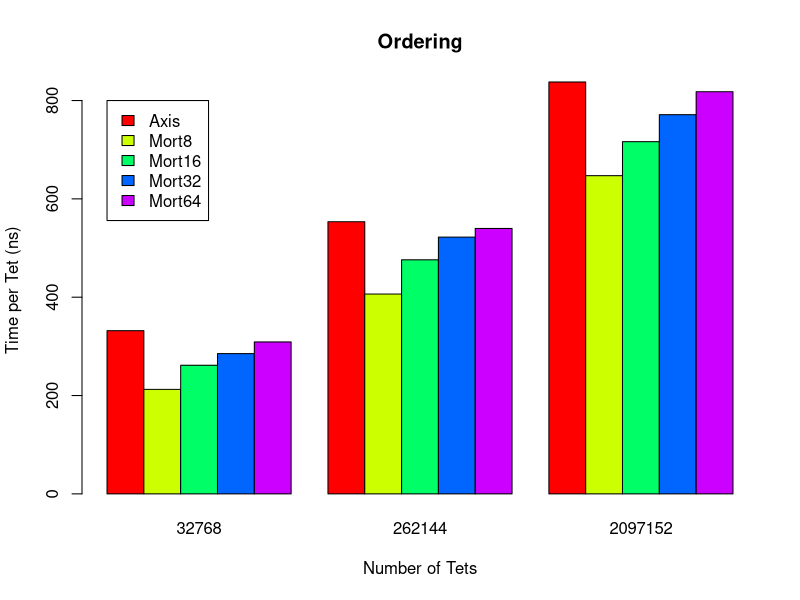
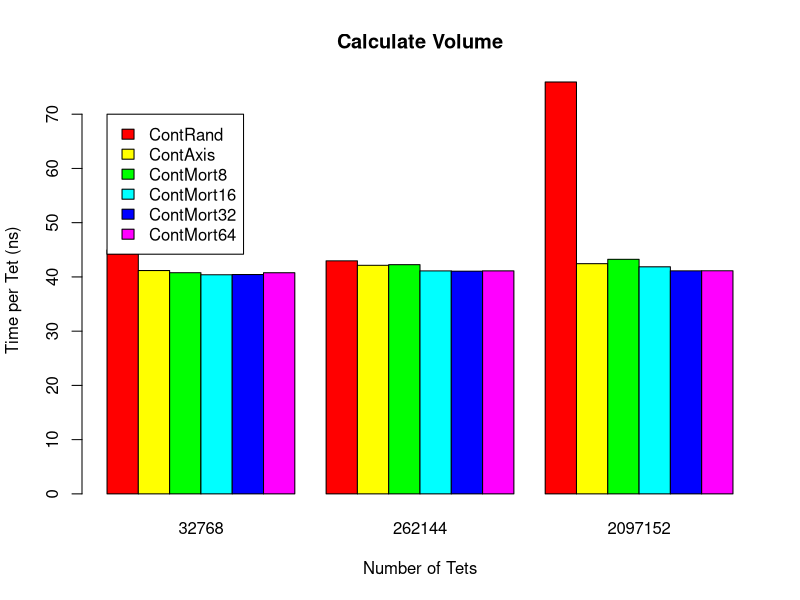
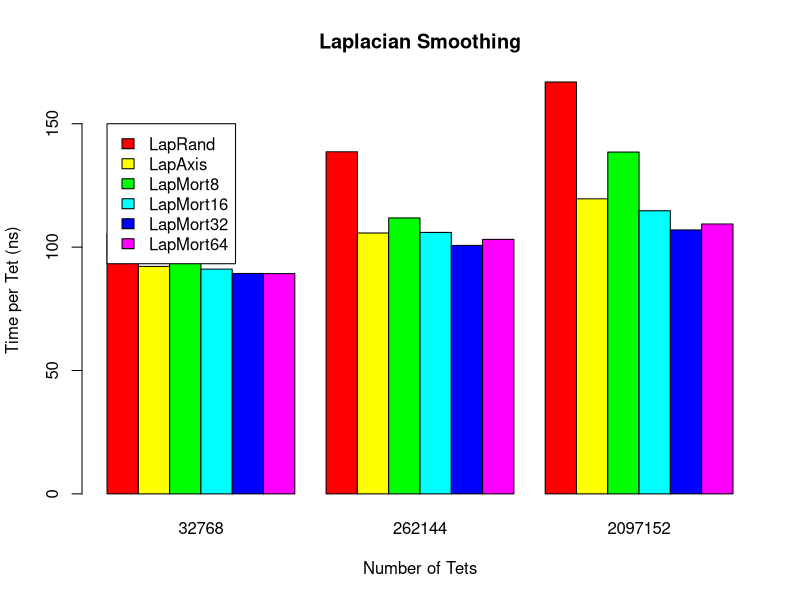

Here is the R script that generated these plots, in order:
#! /usr/bin/env Rscript

x <- read.csv('issia.csv', row.names='Tets')

# Ordering.
y = x[c('Axis', 'Mort8', 'Mort16', 'Mort32', 'Mort64')]
pdf('order.pdf')
barplot(t(as.matrix(y)), beside=T, col=rainbow(ncol(y)),
        main='Ordering',
        xlab='Number of Tets',
        ylab='Time per Tet (ns)')
legend(1, 800, names(y), fill=rainbow(ncol(y)))
dev.off()

# Content.
y = x[c('ContRand', 'ContAxis', 'ContMort8', 'ContMort16', 'ContMort32',
  'ContMort64')]
pdf('content.pdf')
barplot(t(as.matrix(y)), beside=T, col=rainbow(ncol(y)),
        main='Calculate Volume',
        xlab='Number of Tets',
        ylab='Time per Tet (ns)')
legend(1, 70, names(y), fill=rainbow(ncol(y)))
dev.off()

# Laplacian.
y = x[c('LapRand', 'LapAxis', 'LapMort8', 'LapMort16', 'LapMort32',
  'LapMort64')]
pdf('laplacian.pdf')
barplot(t(as.matrix(y)), beside=T, col=rainbow(ncol(y)),
        main='Laplacian Smoothing',
        xlab='Number of Tets',
        ylab='Time per Tet (ns)')
legend(1, 150, names(y), fill=rainbow(ncol(y)))
dev.off()
